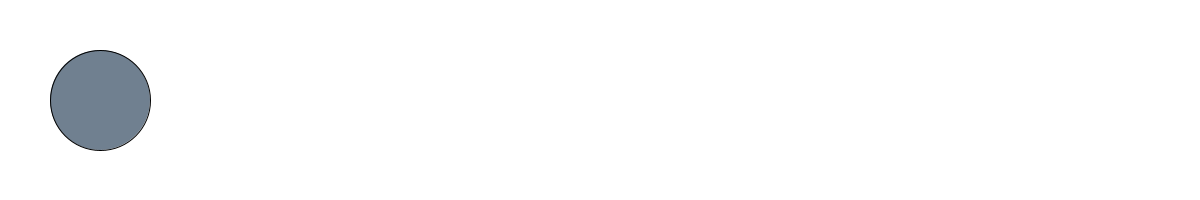
Frame 1 (no input)
Frame 60 (the mouse pressed at the canvas centre just before this capture): identical to frame 1, image omitted
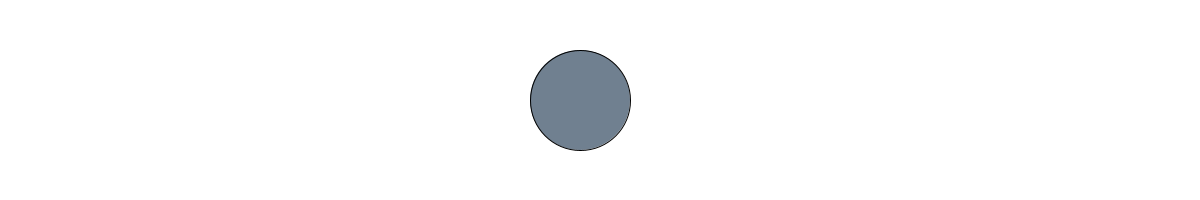
Frame 120 (the mouse held since frame 60 and released just before this capture)

The Processing sketch that drew these frames (run headless with seeded random() and noise(); from frame 60 on, the mouse is pressed at the canvas centre):

// Processing sketch: sketch_180505b
// ── sketch_180505b.pde

int X = 100;





void setup() {
    size(1200, 200);
}

void draw() {
background(255,255,255);
  
  
  
  
  
  
  
  
  //3. make it a nice color
  fill(112,128,144);
    //4. if the mouse is pressed...
if(mousePressed){
X= X+8;
   }
    //5. ... change the X co-ordinate so that the dot moves to the right
    //2. Draw an ellipse of height and width 100. Make sure to use your variable for the X position.
    
      ellipse(X,100, 100,     100);
    //6. Make your dot move really fast so that it can win the race 
      ///////////////////  (you have to figure out what part of your code to change)
    //7. Use this method to play a ding when your dot crosses the finish line. 
   
    
    
    
    
    
    
    
    
    
    
    
    
    
    
}
